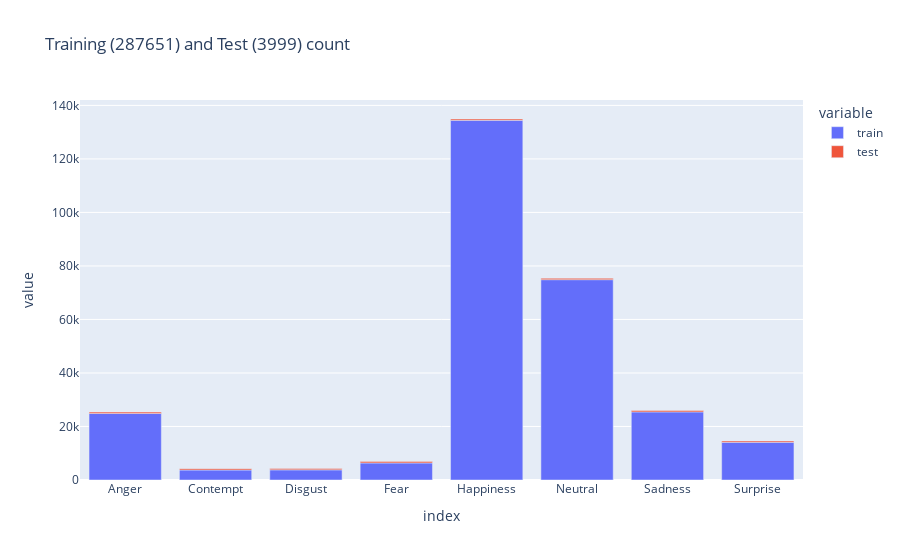

Here is the notebook cell this chart was saved with:
### Markdown cell above
## Plot number of images in dataset

### Code cell
df = pd.DataFrame()
df = pd.concat([df, train_count, test_count])
train_number, test_number = df.transpose().sum()[0], df.transpose().sum()[1]

fig = px.bar(
    df.transpose(),
    title='Training (' + str(train_number) + ') and Test (' + str(test_number) + ') count')
fig.show()

### Figure 1 — Plotly figure (JSON) as saved in the notebook; plotly's stock layout.template omitted (floating-point values rounded to 4 significant figures)
{"data": [{"alignmentgroup": "True", "hovertemplate": "variable=train<br>index=%{x}<br>value=%{y}<extra></extra>", "legendgroup": "train", "marker": {"color": "#636efa"}, "name": "train", "offsetgroup": "train", "orientation": "v", "showlegend": true, "textposition": "auto", "type": "bar", "x": ["Anger", "Contempt", "Disgust", "Fear", "Happiness", "Neutral", "Sadness", "Surprise"], "xaxis": "x", "y": [24882, 3750, 3803, 6378, 134415, 74874, 25459, 14090], "yaxis": "y"}, {"alignmentgroup": "True", "hovertemplate": "variable=test<br>index=%{x}<br>value=%{y}<extra></extra>", "legendgroup": "test", "marker": {"color": "#EF553B"}, "name": "test", "offsetgroup": "test", "orientation": "v", "showlegend": true, "textposition": "auto", "type": "bar", "x": ["Anger", "Contempt", "Disgust", "Fear", "Happiness", "Neutral", "Sadness", "Surprise"], "xaxis": "x", "y": [500, 499, 500, 500, 500, 500, 500, 500], "yaxis": "y"}], "layout": {"barmode": "relative", "legend": {"title": {"text": "variable"}, "tracegroupgap": 0}, "title": {"text": "Training (287651) and Test (3999) count"}, "xaxis": {"anchor": "y", "domain": [0, 1], "title": {"text": "index"}}, "yaxis": {"anchor": "x", "domain": [0, 1], "title": {"text": "value"}}}}
